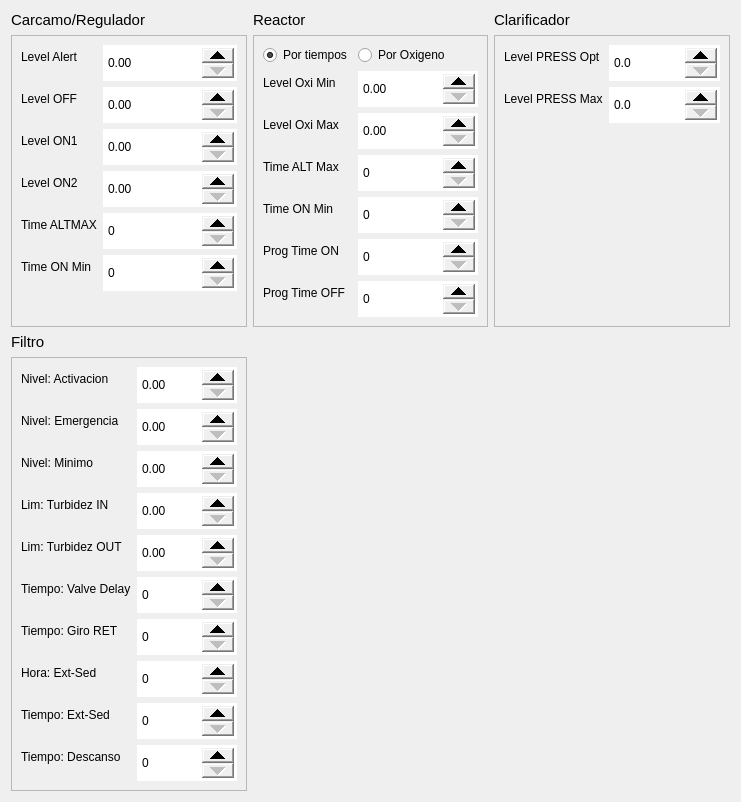
     <widget class="QWidget" name="scrollAreaWidgetContents">
      <property name="geometry">
       <rect>
        <x>0</x>
        <y>0</y>
        <width>741</width>
        <height>786</height>
       </rect>
      </property>
      <layout class="QGridLayout" name="gridLayout">
       <item row="0" column="1">
        <widget class="QLabel" name="label_13">
         <property name="font">
          <font>
           <pointsize>11</pointsize>
          </font>
         </property>
         <property name="text">
          <string>Reactor</string>
         </property>
        </widget>
       </item>
       <item row="0" column="0">
        <widget class="QLabel" name="label_6">
         <property name="font">
          <font>
           <pointsize>11</pointsize>
          </font>
         </property>
         <property name="text">
          <string>Carcamo/Regulador</string>
         </property>
        </widget>
       </item>
       <item row="1" column="2">
        <widget class="QFrame" name="frame_3">
         <property name="styleSheet">
          <string notr="true">QDoubleSpinBox { 
height: 30;
}

QDoubleSpinBox::up-button { 
width: 32px; 
height: 15;
}
QDoubleSpinBox::down-button { 
width: 32px; 
height: 15;

}</string>
         </property>
         <property name="frameShape">
          <enum>QFrame::StyledPanel</enum>
         </property>
         <property name="frameShadow">
          <enum>QFrame::Raised</enum>
         </property>
         <layout class="QFormLayout" name="formLayout_3">
          <item row="0" column="0">
           <widget class="QLabel" name="label_15">
            <property name="text">
             <string>Level PRESS Opt</string>
            </property>
           </widget>
          </item>
          <item row="0" column="1">
           <widget class="QDoubleSpinBox" name="control_5400">
            <property name="accelerated">
             <bool>true</bool>
            </property>
            <property name="decimals">
             <number>1</number>
            </property>
            <property name="maximum">
             <double>9999999999.000000000000000</double>
            </property>
            <property name="singleStep">
             <double>0.100000000000000</double>
            </property>
           </widget>
          </item>
          <item row="1" column="0">
           <widget class="QLabel" name="label_16">
            <property name="text">
             <string>Level PRESS Max</string>
            </property>
           </widget>
          </item>
          <item row="1" column="1">
           <widget class="QDoubleSpinBox" name="control_5401">
            <property name="accelerated">
             <bool>true</bool>
            </property>
            <property name="decimals">
             <number>1</number>
            </property>
            <property name="maximum">
             <double>9999999999.000000000000000</double>
            </property>
            <property name="singleStep">
             <double>0.100000000000000</double>
            </property>
           </widget>
          </item>
         </layout>
        </widget>
       </item>
       <item row="0" column="2">
        <widget class="QLabel" name="label_21">
         <property name="font">
          <font>
           <pointsize>11</pointsize>
          </font>
         </property>
         <property name="text">
          <string>Clarificador</string>
         </property>
        </widget>
       </item>
       <item row="1" column="0">
        <widget class="QFrame" name="frame">
         <property name="styleSheet">
          <string notr="true">QDoubleSpinBox { 
height: 30;
}

QDoubleSpinBox::up-button { 
width: 32px; 
height: 15;
}
QDoubleSpinBox::down-button { 
width: 32px; 
height: 15;

}</string>
         </property>
         <property name="frameShape">
          <enum>QFrame::StyledPanel</enum>
         </property>
         <property name="frameShadow">
          <enum>QFrame::Raised</enum>
         </property>
         <layout class="QFormLayout" name="formLayout">
          <item row="0" column="0">
           <widget class="QLabel" name="label_2">
            <property name="text">
             <string>Level Alert</string>
            </property>
           </widget>
          </item>
          <item row="0" column="1">
           <widget class="QDoubleSpinBox" name="control_3400">
            <property name="accelerated">
             <bool>true</bool>
            </property>
            <property name="prefix">
             <string/>
            </property>
            <property name="suffix">
             <string/>
            </property>
            <property name="minimum">
             <double>0.000000000000000</double>
            </property>
            <property name="maximum">
             <double>9999999999.000000000000000</double>
            </property>
            <property name="singleStep">
             <double>0.010000000000000</double>
            </property>
           </widget>
          </item>
          <item row="1" column="0">
           <widget class="QLabel" name="label_3">
            <property name="text">
             <string>Level OFF</string>
            </property>
           </widget>
          </item>
          <item row="1" column="1">
           <widget class="QDoubleSpinBox" name="control_3401">
            <property name="accelerated">
             <bool>true</bool>
            </property>
            <property name="prefix">
             <string/>
            </property>
            <property name="suffix">
             <string/>
            </property>
            <property name="minimum">
             <double>0.000000000000000</double>
            </property>
            <property name="maximum">
             <double>9999999999.000000000000000</double>
            </property>
            <property name="singleStep">
             <double>0.010000000000000</double>
            </property>
           </widget>
          </item>
          <item row="3" column="1">
           <widget class="QDoubleSpinBox" name="control_3402">
            <property name="accelerated">
             <bool>true</bool>
            </property>
            <property name="prefix">
             <string/>
            </property>
            <property name="suffix">
             <string/>
            </property>
            <property name="minimum">
             <double>0.000000000000000</double>
            </property>
            <property name="maximum">
             <double>9999999999.000000000000000</double>
            </property>
            <property name="singleStep">
             <double>0.010000000000000</double>
            </property>
           </widget>
          </item>
          <item row="3" column="0">
           <widget class="QLabel" name="label_4">
            <property name="text">
             <string>Level ON1</string>
            </property>
           </widget>
          </item>
          <item row="4" column="0">
           <widget class="QLabel" name="label_5">
            <property name="text">
             <string>Level ON2</string>
            </property>
           </widget>
          </item>
          <item row="4" column="1">
           <widget class="QDoubleSpinBox" name="control_3403">
            <property name="accelerated">
             <bool>true</bool>
            </property>
            <property name="prefix">
             <string/>
            </property>
            <property name="suffix">
             <string/>
            </property>
            <property name="minimum">
             <double>0.000000000000000</double>
            </property>
            <property name="maximum">
             <double>9999999999.000000000000000</double>
            </property>
            <property name="singleStep">
             <double>0.010000000000000</double>
            </property>
           </widget>
          </item>
          <item row="5" column="0">
           <widget class="QLabel" name="label_7">
            <property name="text">
             <string>Time ALTMAX</string>
            </property>
           </widget>
          </item>
          <item row="5" column="1">
           <widget class="QDoubleSpinBox" name="control_3501">
            <property name="accelerated">
             <bool>true</bool>
            </property>
            <property name="prefix">
             <string/>
            </property>
            <property name="suffix">
             <string/>
            </property>
            <property name="decimals">
             <number>0</number>
            </property>
            <property name="minimum">
             <double>0.000000000000000</double>
            </property>
            <property name="maximum">
             <double>9999999999.000000000000000</double>
            </property>
           </widget>
          </item>
          <item row="6" column="1">
           <widget class="QDoubleSpinBox" name="control_3502">
            <property name="accelerated">
             <bool>true</bool>
            </property>
            <property name="prefix">
             <string/>
            </property>
            <property name="suffix">
             <string/>
            </property>
            <property name="decimals">
             <number>0</number>
            </property>
            <property name="minimum">
             <double>0.000000000000000</double>
            </property>
            <property name="maximum">
             <double>9999999999.000000000000000</double>
            </property>
           </widget>
          </item>
          <item row="6" column="0">
           <widget class="QLabel" name="label_27">
            <property name="text">
             <string>Time ON Min</string>
            </property>
           </widget>
          </item>
         </layout>
        </widget>
       </item>
       <item row="2" column="0">
        <widget class="QLabel" name="label_17">
         <property name="font">
          <font>
           <pointsize>11</pointsize>
          </font>
         </property>
         <property name="text">
          <string>Filtro</string>
         </property>
        </widget>
       </item>
       <item row="1" column="1">
        <widget class="QFrame" name="frame_2">
         <property name="styleSheet">
          <string notr="true">QDoubleSpinBox { 
height: 30;
}

QDoubleSpinBox::up-button { 
width: 32px; 
height: 15;
}
QDoubleSpinBox::down-button { 
width: 32px; 
height: 15;

}</string>
         </property>
         <property name="frameShape">
          <enum>QFrame::StyledPanel</enum>
         </property>
         <property name="frameShadow">
          <enum>QFrame::Raised</enum>
         </property>
         <layout class="QFormLayout" name="formLayout_2">
          <item row="2" column="0">
           <widget class="QLabel" name="label_8">
            <property name="text">
             <string>Level Oxi Min</string>
            </property>
           </widget>
          </item>
          <item row="2" column="1">
           <widget class="QDoubleSpinBox" name="control_4400">
            <property name="accelerated">
             <bool>true</bool>
            </property>
            <property name="maximum">
             <double>9999999999.000000000000000</double>
            </property>
            <property name="singleStep">
             <double>0.010000000000000</double>
            </property>
           </widget>
          </item>
          <item row="3" column="0">
           <widget class="QLabel" name="label_9">
            <property name="text">
             <string>Level Oxi Max</string>
            </property>
           </widget>
          </item>
          <item row="3" column="1">
           <widget class="QDoubleSpinBox" name="control_4401">
            <property name="accelerated">
             <bool>true</bool>
            </property>
            <property name="maximum">
             <double>9999999999.000000000000000</double>
            </property>
            <property name="singleStep">
             <double>0.010000000000000</double>
            </property>
           </widget>
          </item>
          <item row="5" column="1">
           <widget class="QDoubleSpinBox" name="control_4501">
            <property name="accelerated">
             <bool>true</bool>
            </property>
            <property name="decimals">
             <number>0</number>
            </property>
            <property name="maximum">
             <double>9999999999.000000000000000</double>
            </property>
           </widget>
          </item>
          <item row="5" column="0">
           <widget class="QLabel" name="label_10">
            <property name="text">
             <string>Time ALT Max</string>
            </property>
           </widget>
          </item>
          <item row="6" column="0">
           <widget class="QLabel" name="label_11">
            <property name="text">
             <string>Time ON Min</string>
            </property>
           </widget>
          </item>
          <item row="6" column="1">
           <widget class="QDoubleSpinBox" name="control_4502">
            <property name="accelerated">
             <bool>true</bool>
            </property>
            <property name="decimals">
             <number>0</number>
            </property>
            <property name="maximum">
             <double>9999999999.000000000000000</double>
            </property>
           </widget>
          </item>
          <item row="7" column="0">
           <widget class="QLabel" name="label_12">
            <property name="text">
             <string>Prog Time ON</string>
            </property>
           </widget>
          </item>
          <item row="7" column="1">
           <widget class="QDoubleSpinBox" name="control_4540">
            <property name="accelerated">
             <bool>true</bool>
            </property>
            <property name="decimals">
             <number>0</number>
            </property>
            <property name="maximum">
             <double>9999999999.000000000000000</double>
            </property>
           </widget>
          </item>
          <item row="8" column="0">
           <widget class="QLabel" name="label_14">
            <property name="text">
             <string>Prog Time OFF</string>
            </property>
           </widget>
          </item>
          <item row="8" column="1">
           <widget class="QDoubleSpinBox" name="control_4541">
            <property name="accelerated">
             <bool>true</bool>
            </property>
            <property name="decimals">
             <number>0</number>
            </property>
            <property name="maximum">
             <double>9999999999.000000000000000</double>
            </property>
           </widget>
          </item>
          <item row="0" column="0">
           <widget class="QRadioButton" name="radioButton">
            <property name="text">
             <string>Por tiempos</string>
            </property>
            <property name="checked">
             <bool>true</bool>
            </property>
           </widget>
          </item>
          <item row="0" column="1">
           <widget class="QRadioButton" name="radioButton_2">
            <property name="text">
             <string>Por Oxigeno</string>
            </property>
           </widget>
          </item>
         </layout>
        </widget>
       </item>
       <item row="3" column="0">
        <widget class="QFrame" name="frame_4">
         <property name="styleSheet">
          <string notr="true">QDoubleSpinBox { 
height: 30;
}

QDoubleSpinBox::up-button { 
width: 32px; 
height: 15;
}
QDoubleSpinBox::down-button { 
width: 32px; 
height: 15;

}</string>
         </property>
         <property name="frameShape">
          <enum>QFrame::StyledPanel</enum>
         </property>
         <property name="frameShadow">
          <enum>QFrame::Raised</enum>
         </property>
         <layout class="QFormLayout" name="formLayout_4">
          <item row="0" column="0">
           <widget class="QLabel" name="label_18">
            <property name="text">
             <string>Nivel: Activacion</string>
            </property>
           </widget>
          </item>
          <item row="0" column="1">
           <widget class="QDoubleSpinBox" name="control_9400">
            <property name="accelerated">
             <bool>true</bool>
            </property>
            <property name="maximum">
             <double>9999999999.000000000000000</double>
            </property>
            <property name="singleStep">
             <double>0.010000000000000</double>
            </property>
           </widget>
          </item>
          <item row="1" column="0">
           <widget class="QLabel" name="label_19">
            <property name="text">
             <string>Nivel: Emergencia</string>
            </property>
           </widget>
          </item>
          <item row="1" column="1">
           <widget class="QDoubleSpinBox" name="control_9401">
            <property name="accelerated">
             <bool>true</bool>
            </property>
            <property name="maximum">
             <double>9999999999.000000000000000</double>
            </property>
            <property name="singleStep">
             <double>0.010000000000000</double>
            </property>
           </widget>
          </item>
          <item row="3" column="0">
           <widget class="QLabel" name="label_20">
            <property name="text">
             <string>Nivel: Minimo</string>
            </property>
           </widget>
          </item>
          <item row="3" column="1">
           <widget class="QDoubleSpinBox" name="control_9402">
            <property name="accelerated">
             <bool>true</bool>
            </property>
            <property name="maximum">
             <double>9999999999.000000000000000</double>
            </property>
            <property name="singleStep">
             <double>0.010000000000000</double>
            </property>
           </widget>
          </item>
          <item row="4" column="0">
           <widget class="QLabel" name="label_22">
            <property name="text">
             <string>Lim: Turbidez IN</string>
            </property>
           </widget>
          </item>
          <item row="4" column="1">
           <widget class="QDoubleSpinBox" name="control_9403">
            <property name="accelerated">
             <bool>true</bool>
            </property>
            <property name="maximum">
             <double>9999999999.000000000000000</double>
            </property>
           </widget>
          </item>
          <item row="5" column="0">
           <widget class="QLabel" name="label_23">
            <property name="text">
             <string>Lim: Turbidez OUT</string>
            </property>
           </widget>
          </item>
          <item row="5" column="1">
           <widget class="QDoubleSpinBox" name="control_9404">
            <property name="accelerated">
             <bool>true</bool>
            </property>
            <property name="maximum">
             <double>9999999999.000000000000000</double>
            </property>
           </widget>
          </item>
          <item row="6" column="0">
           <widget class="QLabel" name="label_24">
            <property name="text">
             <string>Tiempo: Valve Delay</string>
            </property>
           </widget>
          </item>
          <item row="6" column="1">
           <widget class="QDoubleSpinBox" name="control_9500">
            <property name="accelerated">
             <bool>true</bool>
            </property>
            <property name="decimals">
             <number>0</number>
            </property>
            <property name="maximum">
             <double>9999999999.000000000000000</double>
            </property>
           </widget>
          </item>
          <item row="7" column="0">
           <widget class="QLabel" name="label_25">
            <property name="text">
             <string>Tiempo: Giro RET</string>
            </property>
           </widget>
          </item>
          <item row="7" column="1">
           <widget class="QDoubleSpinBox" name="control_9501">
            <property name="accelerated">
             <bool>true</bool>
            </property>
            <property name="decimals">
             <number>0</number>
            </property>
            <property name="maximum">
             <double>9999999999.000000000000000</double>
            </property>
           </widget>
          </item>
          <item row="8" column="0">
           <widget class="QLabel" name="label_28">
            <property name="text">
             <string>Hora: Ext-Sed</string>
            </property>
           </widget>
          </item>
          <item row="8" column="1">
           <widget class="QDoubleSpinBox" name="control_9502">
            <property name="accelerated">
             <bool>true</bool>
            </property>
            <property name="decimals">
             <number>0</number>
            </property>
            <property name="maximum">
             <double>9999999999.000000000000000</double>
            </property>
           </widget>
          </item>
          <item row="9" column="0">
           <widget class="QLabel" name="label_87">
            <property name="text">
             <string>Tiempo: Ext-Sed</string>
            </property>
           </widget>
          </item>
          <item row="9" column="1">
           <widget class="QDoubleSpinBox" name="control_9503">
            <property name="accelerated">
             <bool>true</bool>
            </property>
            <property name="decimals">
             <number>0</number>
            </property>
            <property name="maximum">
             <double>9999999999.000000000000000</double>
            </property>
           </widget>
          </item>
          <item row="10" column="0">
           <widget class="QLabel" name="label_88">
            <property name="text">
             <string>Tiempo: Descanso</string>
            </property>
           </widget>
          </item>
          <item row="10" column="1">
           <widget class="QDoubleSpinBox" name="control_9504">
            <property name="accelerated">
             <bool>true</bool>
            </property>
            <property name="decimals">
             <number>0</number>
            </property>
            <property name="maximum">
             <double>9999999999.000000000000000</double>
            </property>
           </widget>
          </item>
         </layout>
        </widget>
       </item>
      </layout>
     </widget>
